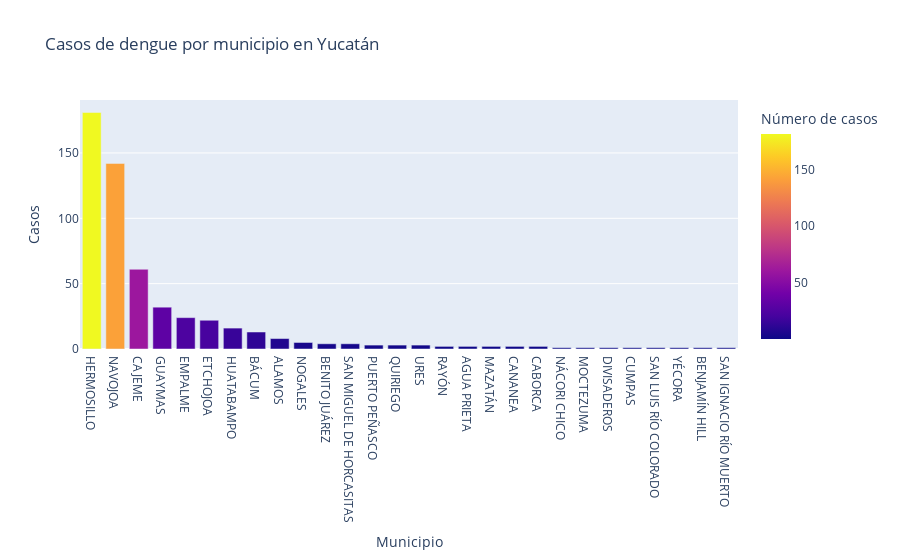

The notebook cell this image was saved under:
### Code cell
# Graficamos los casos por municipio
fig = px.bar(casos_por_municipio_SR, x='MUNICIPIO', y='CASOS', title='Casos de dengue por municipio en Yucatán',
             category_orders={"MUNICIPIO": casos_por_municipio_SR.sort_values(by='CASOS', ascending=False)['MUNICIPIO']},
             color='CASOS', labels={'CASOS': 'Número de casos'})
fig.update_layout(xaxis_title='Municipio', yaxis_title='Casos')
fig.show()

### Figure 1 — Plotly figure (JSON) as saved in the notebook; plotly's stock layout.template omitted (floating-point values rounded to 4 significant figures)
{"data": [{"alignmentgroup": "True", "hovertemplate": "MUNICIPIO=%{x}<br>Número de casos=%{marker.color}<extra></extra>", "legendgroup": "", "marker": {"color": [2, 8, 13, 1, 2, 61, 2, 1, 1, 24, 22, 32, 181, 16, 2, 1, 1, 142, 5, 3, 3, 2, 1, 4, 3, 1, 4, 1], "coloraxis": "coloraxis", "pattern": {"shape": ""}}, "name": "", "offsetgroup": "", "orientation": "v", "showlegend": false, "textposition": "auto", "type": "bar", "x": ["AGUA PRIETA", "ALAMOS", "BÁCUM", "BENJAMÍN HILL", "CABORCA", "CAJEME", "CANANEA", "CUMPAS", "DIVISADEROS", "EMPALME", "ETCHOJOA", "GUAYMAS", "HERMOSILLO", "HUATABAMPO", "MAZATÁN", "MOCTEZUMA", "NÁCORI CHICO", "NAVOJOA", "NOGALES", "PUERTO PEÑASCO", "QUIRIEGO", "RAYÓN", "SAN LUIS RÍO COLORADO", "SAN MIGUEL DE HORCASITAS", "URES", "YÉCORA", "BENITO JUÁREZ", "SAN IGNACIO RÍO MUERTO"], "xaxis": "x", "y": [2, 8, 13, 1, 2, 61, 2, 1, 1, 24, 22, 32, 181, 16, 2, 1, 1, 142, 5, 3, 3, 2, 1, 4, 3, 1, 4, 1], "yaxis": "y"}], "layout": {"barmode": "relative", "coloraxis": {"colorbar": {"title": {"text": "Número de casos"}}, "colorscale": [[0, "#0d0887"], [0.1111, "#46039f"], [0.2222, "#7201a8"], [0.3333, "#9c179e"], [0.4444, "#bd3786"], [0.5556, "#d8576b"], [0.6667, "#ed7953"], [0.7778, "#fb9f3a"], [0.8889, "#fdca26"], [1, "#f0f921"]]}, "legend": {"tracegroupgap": 0}, "title": {"text": "Casos de dengue por municipio en Yucatán"}, "xaxis": {"anchor": "y", "categoryarray": ["HERMOSILLO", "NAVOJOA", "CAJEME", "GUAYMAS", "EMPALME", "ETCHOJOA", "HUATABAMPO", "BÁCUM", "ALAMOS", "NOGALES", "BENITO JUÁREZ", "SAN MIGUEL DE HORCASITAS", "PUERTO PEÑASCO", "QUIRIEGO", "URES", "RAYÓN", "AGUA PRIETA", "MAZATÁN", "CANANEA", "CABORCA", "NÁCORI CHICO", "MOCTEZUMA", "DIVISADEROS", "CUMPAS", "SAN LUIS RÍO COLORADO", "YÉCORA", "BENJAMÍN HILL", "SAN IGNACIO RÍO MUERTO"], "categoryorder": "array", "domain": [0, 1], "title": {"text": "Municipio"}}, "yaxis": {"anchor": "x", "domain": [0, 1], "title": {"text": "Casos"}}}}
